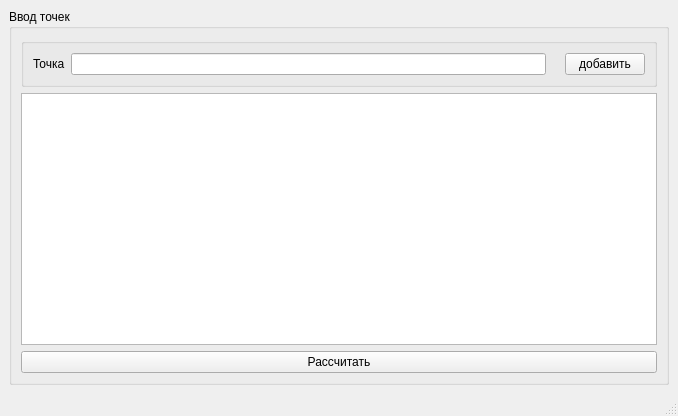
<?xml version="1.0" encoding="UTF-8"?>
<ui version="4.0">
 <class>MainWindow</class>
 <widget class="QMainWindow" name="MainWindow">
  <property name="geometry">
   <rect>
    <x>0</x>
    <y>0</y>
    <width>678</width>
    <height>416</height>
   </rect>
  </property>
  <property name="windowTitle">
   <string>MainWindow</string>
  </property>
  <widget class="QWidget" name="centralwidget">
   <layout class="QGridLayout" name="gridLayout_4">
    <item row="0" column="0">
     <widget class="QGroupBox" name="groupBox_2">
      <property name="title">
       <string>Ввод точек</string>
      </property>
      <layout class="QVBoxLayout" name="verticalLayout">
       <item>
        <widget class="QGroupBox" name="point_info_box">
         <property name="title">
          <string/>
         </property>
         <layout class="QHBoxLayout" name="horizontalLayout">
          <item>
           <widget class="QLabel" name="label">
            <property name="text">
             <string>Точка</string>
            </property>
           </widget>
          </item>
          <item>
           <widget class="QLineEdit" name="point_name_edit"/>
          </item>
          <item>
           <widget class="QLabel" name="distance_lbl">
            <property name="text">
             <string/>
            </property>
           </widget>
          </item>
          <item>
           <widget class="QPushButton" name="point_append_btn">
            <property name="text">
             <string>добавить</string>
            </property>
           </widget>
          </item>
         </layout>
        </widget>
       </item>
       <item>
        <widget class="QTableWidget" name="points_table">
         <attribute name="horizontalHeaderCascadingSectionResizes">
          <bool>false</bool>
         </attribute>
         <attribute name="verticalHeaderCascadingSectionResizes">
          <bool>false</bool>
         </attribute>
        </widget>
       </item>
       <item>
        <widget class="QPushButton" name="calculate_distance_btn">
         <property name="text">
          <string>Рассчитать</string>
         </property>
        </widget>
       </item>
      </layout>
     </widget>
    </item>
   </layout>
  </widget>
  <widget class="QMenuBar" name="menubar">
   <property name="geometry">
    <rect>
     <x>0</x>
     <y>0</y>
     <width>678</width>
     <height>24</height>
    </rect>
   </property>
  </widget>
  <widget class="QStatusBar" name="statusbar"/>
 </widget>
 <resources/>
 <connections/>
</ui>
